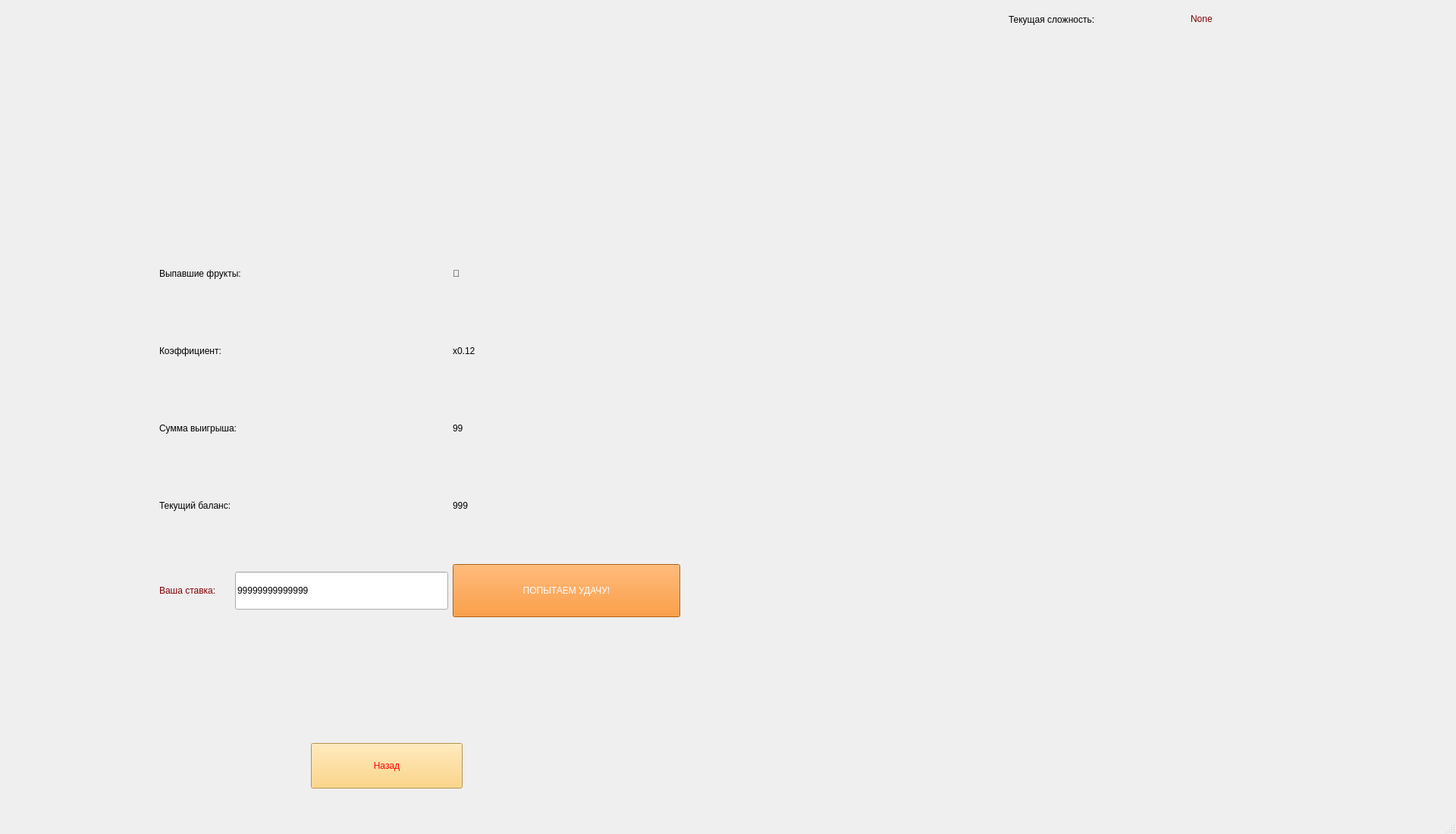
<?xml version="1.0" encoding="UTF-8"?>
<ui version="4.0">
 <class>SlotWindow</class>
 <widget class="QMainWindow" name="SlotWindow">
  <property name="geometry">
   <rect>
    <x>0</x>
    <y>0</y>
    <width>1920</width>
    <height>1100</height>
   </rect>
  </property>
  <property name="windowTitle">
   <string>Слоты</string>
  </property>
  <widget class="QWidget" name="centralwidget">
   <widget class="QPushButton" name="go_back">
    <property name="enabled">
     <bool>true</bool>
    </property>
    <property name="geometry">
     <rect>
      <x>410</x>
      <y>980</y>
      <width>200</width>
      <height>60</height>
     </rect>
    </property>
    <property name="sizePolicy">
     <sizepolicy hsizetype="Minimum" vsizetype="Fixed">
      <horstretch>0</horstretch>
      <verstretch>0</verstretch>
     </sizepolicy>
    </property>
    <property name="minimumSize">
     <size>
      <width>0</width>
      <height>60</height>
     </size>
    </property>
    <property name="maximumSize">
     <size>
      <width>200</width>
      <height>16777215</height>
     </size>
    </property>
    <property name="cursor">
     <cursorShape>PointingHandCursor</cursorShape>
    </property>
    <property name="layoutDirection">
     <enum>Qt::LeftToRight</enum>
    </property>
    <property name="styleSheet">
     <string notr="true">font: 75 30pt &quot;Courier&quot;;
color: rgb(252, 1, 7);
background-color: rgb(254, 204, 102);
</string>
    </property>
    <property name="text">
     <string>Назад</string>
    </property>
   </widget>
   <widget class="QWidget" name="gridLayoutWidget">
    <property name="geometry">
     <rect>
      <x>210</x>
      <y>290</y>
      <width>881</width>
      <height>571</height>
     </rect>
    </property>
    <layout class="QGridLayout" name="gridLayout">
     <item row="4" column="0">
      <widget class="QLabel" name="label_2">
       <property name="styleSheet">
        <string notr="true">font: 20pt &quot;Tahoma&quot;;
color: rgb(128, 0, 2);</string>
       </property>
       <property name="text">
        <string>Ваша ставка:</string>
       </property>
      </widget>
     </item>
     <item row="4" column="1" colspan="3">
      <widget class="QLineEdit" name="stavka_summ">
       <property name="minimumSize">
        <size>
         <width>200</width>
         <height>50</height>
        </size>
       </property>
       <property name="styleSheet">
        <string notr="true">font: 20pt &quot;Courier&quot;;</string>
       </property>
       <property name="text">
        <string>99999999999999</string>
       </property>
      </widget>
     </item>
     <item row="0" column="0" colspan="4">
      <widget class="QLabel" name="task_txt_2">
       <property name="maximumSize">
        <size>
         <width>16777215</width>
         <height>50</height>
        </size>
       </property>
       <property name="styleSheet">
        <string notr="true">color: rgb(0, 0, 0);
font: 20pt &quot;Tahoma&quot;;</string>
       </property>
       <property name="text">
        <string>Выпавшие фрукты:</string>
       </property>
      </widget>
     </item>
     <item row="4" column="4">
      <widget class="QPushButton" name="run_btn">
       <property name="minimumSize">
        <size>
         <width>300</width>
         <height>70</height>
        </size>
       </property>
       <property name="cursor">
        <cursorShape>PointingHandCursor</cursorShape>
       </property>
       <property name="styleSheet">
        <string notr="true">font: 75 20pt &quot;Helvetica&quot;;
background-color: rgb(253, 128, 8);
color: rgb(255, 255, 255);</string>
       </property>
       <property name="text">
        <string>ПОПЫТАЕМ УДАЧУ!</string>
       </property>
      </widget>
     </item>
     <item row="1" column="0" colspan="4">
      <widget class="QLabel" name="task_txt">
       <property name="maximumSize">
        <size>
         <width>16777215</width>
         <height>50</height>
        </size>
       </property>
       <property name="styleSheet">
        <string notr="true">color: rgb(0, 0, 0);
font: 20pt &quot;Tahoma&quot;;</string>
       </property>
       <property name="text">
        <string>Коэффициент:</string>
       </property>
      </widget>
     </item>
     <item row="0" column="4" colspan="3">
      <widget class="QLabel" name="fruits_txt">
       <property name="styleSheet">
        <string notr="true">font: 60pt &quot;.AppleSystemUIFont&quot;;
color: rgb(0, 0, 0);</string>
       </property>
       <property name="text">
        <string>🍎</string>
       </property>
      </widget>
     </item>
     <item row="2" column="4" colspan="3">
      <widget class="QLabel" name="win_txt">
       <property name="styleSheet">
        <string notr="true">font: 20pt &quot;Courier&quot;;
color: rgb(0, 0, 0);</string>
       </property>
       <property name="text">
        <string>99</string>
       </property>
      </widget>
     </item>
     <item row="1" column="4" colspan="3">
      <widget class="QLabel" name="coef_txt">
       <property name="styleSheet">
        <string notr="true">font: 20pt &quot;Courier&quot;;
color: rgb(0, 0, 0);</string>
       </property>
       <property name="text">
        <string>x0.12</string>
       </property>
      </widget>
     </item>
     <item row="3" column="4" colspan="3">
      <widget class="QLabel" name="curr_txt">
       <property name="styleSheet">
        <string notr="true">font: 20pt &quot;Courier&quot;;
color: rgb(0, 0, 0);</string>
       </property>
       <property name="text">
        <string>999</string>
       </property>
      </widget>
     </item>
     <item row="3" column="0" colspan="4">
      <widget class="QLabel" name="task_txt_4">
       <property name="maximumSize">
        <size>
         <width>16777215</width>
         <height>50</height>
        </size>
       </property>
       <property name="styleSheet">
        <string notr="true">color: rgb(0, 0, 0);
font: 20pt &quot;Tahoma&quot;;</string>
       </property>
       <property name="text">
        <string>Текущий баланс:</string>
       </property>
      </widget>
     </item>
     <item row="2" column="0" colspan="4">
      <widget class="QLabel" name="task_txt_3">
       <property name="maximumSize">
        <size>
         <width>16777215</width>
         <height>50</height>
        </size>
       </property>
       <property name="styleSheet">
        <string notr="true">color: rgb(0, 0, 0);
font: 20pt &quot;Tahoma&quot;;</string>
       </property>
       <property name="text">
        <string>Сумма выигрыша:</string>
       </property>
      </widget>
     </item>
     <item row="4" column="5" colspan="2">
      <spacer name="horizontalSpacer_2">
       <property name="orientation">
        <enum>Qt::Horizontal</enum>
       </property>
       <property name="sizeHint" stdset="0">
        <size>
         <width>40</width>
         <height>20</height>
        </size>
       </property>
      </spacer>
     </item>
    </layout>
   </widget>
   <widget class="QLabel" name="label">
    <property name="geometry">
     <rect>
      <x>1330</x>
      <y>10</y>
      <width>241</width>
      <height>31</height>
     </rect>
    </property>
    <property name="styleSheet">
     <string notr="true">font: 20pt &quot;Symbol&quot;;
color: rgb(0, 0, 0);</string>
    </property>
    <property name="text">
     <string>Текущая сложность:</string>
    </property>
   </widget>
   <widget class="QLabel" name="curr_hard">
    <property name="geometry">
     <rect>
      <x>1570</x>
      <y>0</y>
      <width>291</width>
      <height>50</height>
     </rect>
    </property>
    <property name="styleSheet">
     <string notr="true">font: 20pt &quot;Courier&quot;;
color: rgb(128, 0, 2);</string>
    </property>
    <property name="text">
     <string>None</string>
    </property>
   </widget>
  </widget>
  <widget class="QMenuBar" name="menubar">
   <property name="geometry">
    <rect>
     <x>0</x>
     <y>0</y>
     <width>1920</width>
     <height>24</height>
    </rect>
   </property>
  </widget>
  <widget class="QStatusBar" name="statusbar"/>
 </widget>
 <resources/>
 <connections/>
</ui>
